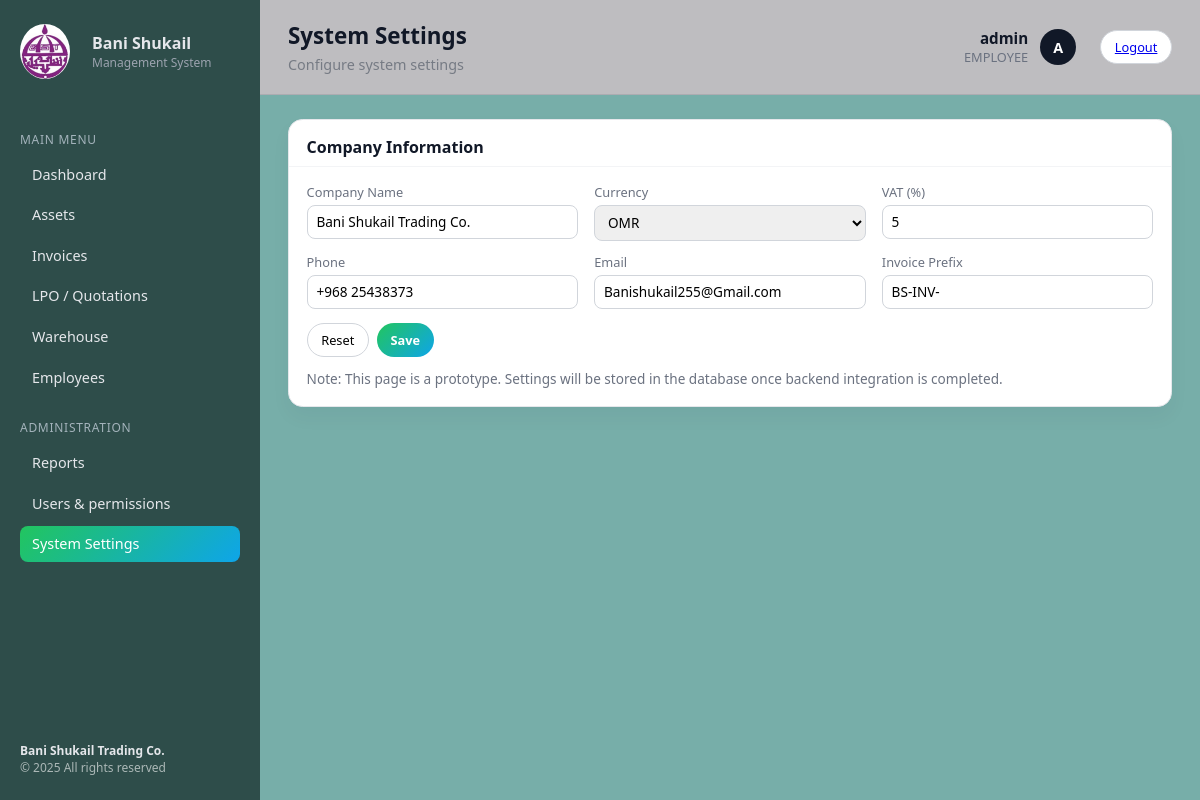
The page /settings/ (signed in) on the database its author committed.
### accounts/models.py (models this page shows, shortened)
class User(AbstractUser):
    class Role(models.TextChoices):
        ADMIN = "ADMIN", "Admin"
        EMPLOYEE = "EMPLOYEE", "Employee"
    role = models.CharField(max_length=20, choices=Role.choices, default=Role.EMPLOYEE)

### core/views.py (the view)
# urls.py: path("settings/", views.settings_view, name="settings"),
@login_required
def settings_view(request):
    return render(request, "settings.html", {
        "title": "System Settings",
        "subtitle": "Configure system settings",
        "active": "settings",
    })

### templates/settings.html (shortened to what this page needs)
{% extends 'base.html' %}
{% block content %}
<div class="panel">
                    <div class="panel-header">
                        <div class="panel-title">Company Information</div>
                    </div>
                    <div class="panel-body">
                        <div class="form-grid-3">
                            <div class="field-group">
                                <label>Company Name</label>
                                <input type="text" value="Bani Shukail Trading Co." />
                            </div>
                            <div class="field-group">
                                <label>Currency</label>
                                <select>
                                    <option selected>OMR</option>
                                </select>
                            </div>
                            <div class="field-group">
                                <label>VAT (%)</label>
                                <input type="number" value="5" />
                            </div>
                        </div>
                        <div class="form-grid-3" style="margin-top: 12px;">
                            <div class="field-group">
                                <label>Phone</label>
                                <input type="text" value="+968 25438373" />
                            </div>
                            <div class="field-group">
                                <label>Email</label>
                                <input type="text" value="Banishukail255@Gmail.com" />
                            </div>
                            <div class="field-group">
                                <label>Invoice Prefix</label>
                                <input type="text" value="BS-INV-" />
                            </div>
                        </div>
                        <div style="margin-top: 14px;" class="toolbar-right">
                            <button class="btn-secondary" onclick="alert('Sorry, Only Admin can change info.')">Reset</button>
                            <button class="btn-primary"
                                onclick="alert('Sorry, Only Admin can change info')">Save</button>
                        </div>
                        <div style="margin-top: 12px; color:#6b7280; font-size: .85rem;">
                            Note: This page is a prototype. Settings will be stored in the database once backend
                            integration is completed.
                        </div>
                    </div>
                </div>
{% endblock %}

### templates/includes/topbar.html (shortened to what this page needs)
<header class="topbar">
  <div class="topbar-left">
    <h1 class="page-title">{{ title }}</h1>
    {% if subtitle %}<p class="page-subtitle">{{ subtitle }}</p>{% endif %}
  </div>
  <div class="topbar-right">
    <div class="user-info">
      <div class="user-name">{{ request.user.get_full_name|default:request.user.username }}</div>
      <div class="user-role">{% if request.user.is_authenticated %}{{ request.user.role|default:"" }}{% endif %}</div>
    </div>
    <div class="user-avatar">{{ request.user.username|first|upper }}</div>
    <a class="btn-secondary" href="{% url 'accounts:logout' %}" style="margin-left:12px;">Logout</a>
  </div>
</header>

### static/style.css (style rules this page uses)
* { box-sizing: border-box; margin: 0; padding: 0; font-family: system-ui, -apple-system, BlinkMacSystemFont, "Segoe UI", sans-serif; }
body { background-color: #77aea9; color: #111827; }
.topbar { display: flex; justify-content: space-between; align-items: center; padding: 1.25rem 1.75rem; border-bottom: 1px solid rgba(17, 24, 39, 0.10); background: #bebdc0; }
.page-title { font-size: 1.4rem; font-weight: 700; }
.page-subtitle { font-size: 0.9rem; color: #767b84; margin-top: 0.25rem; }
.topbar-right { display: flex; align-items: center; gap: 0.75rem; }
.user-info { text-align: right; }
.user-name { font-size: 0.95rem; font-weight: 600; }
.user-role { font-size: 0.8rem; color: #6b7280; }
.user-avatar { width: 36px; height: 36px; border-radius: 999px; background: #111827; color: #ffffff; display: flex; align-items: center; justify-content: center; font-size: 0.9rem; font-weight: 600; }
.panel { background: #ffffff; border-radius: 0.9rem; box-shadow: 0 10px 20px rgba(15, 23, 42, 0.04); border: 1px solid #e5e7eb; display: flex; flex-direction: column; }
.panel-header { padding: 1rem 1.1rem 0.5rem; border-bottom: 1px solid #f3f4f6; }
.panel-title { font-size: 1rem; font-weight: 600; }
.panel-body { padding: 1rem 1.1rem 1.1rem; }
.toolbar-right { display: flex; gap: 0.5rem; flex-wrap: wrap; }
.field-group { display: flex; flex-direction: column; gap: 0.25rem; font-size: 0.8rem; }
.field-group label { color: #6b7280; }
.field-group input, .field-group select { min-width: 200px; padding: 0.4rem 0.55rem; border-radius: 0.5rem; border: 1px solid #d1d5db; font-size: 0.85rem; outline: none; }
.btn-primary { border: none; outline: none; padding: 0.45rem 0.85rem; border-radius: 999px; background: linear-gradient(135deg, #22c55e, #0ea5e9); color: #ffffff; font-size: 0.8rem; font-weight: 600; cursor: pointer; white-space: nowrap; }
.btn-secondary { border-radius: 999px; border: 1px solid #d1d5db; padding: 0.45rem 0.85rem; background: #ffffff; font-size: 0.8rem; font-weight: 500; cursor: pointer; white-space: nowrap; }
.form-grid-3 { display: grid; grid-template-columns: repeat(3, minmax(0, 1fr)); gap: 0.75rem 1rem; }

### rows shown on the page
User: user.get_full_name "admin", user.role "EMPLOYEE", user.username|first "A"

### other values the page prints
{{ title }} "System Settings"
{{ subtitle }} "Configure system settings"
